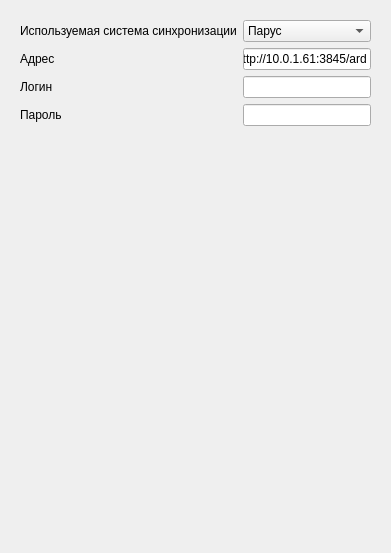
     <widget class="QWidget" name="tabPersonSync">
      <attribute name="title">
       <string>Синхронизация сотрудников</string>
      </attribute>
      <layout class="QGridLayout" name="gridLayout_23">
       <item row="1" column="1" colspan="2">
        <spacer name="verticalSpacer_10">
         <property name="orientation">
          <enum>Qt::Vertical</enum>
         </property>
         <property name="sizeHint" stdset="0">
          <size>
           <width>20</width>
           <height>407</height>
          </size>
         </property>
        </spacer>
       </item>
       <item row="0" column="0" colspan="3">
        <widget class="QWidget" name="grpPersonSync" native="true">
         <layout class="QGridLayout" name="gridLayout_21">
          <item row="0" column="0">
           <widget class="QLabel" name="label_4">
            <property name="text">
             <string>Используемая система синхронизации</string>
            </property>
           </widget>
          </item>
          <item row="3" column="2">
           <widget class="QLineEdit" name="edtPersonSyncPassword"/>
          </item>
          <item row="3" column="0">
           <widget class="QLabel" name="lblPersonSyncPassword">
            <property name="text">
             <string>Пароль</string>
            </property>
           </widget>
          </item>
          <item row="1" column="2">
           <widget class="QLineEdit" name="edtPersonSyncUrl">
            <property name="text">
             <string>http://10.0.1.61:3845/ard</string>
            </property>
           </widget>
          </item>
          <item row="1" column="0">
           <widget class="QLabel" name="lblPersonSyncUrl">
            <property name="text">
             <string>Адрес</string>
            </property>
           </widget>
          </item>
          <item row="2" column="0">
           <widget class="QLabel" name="lblPersonSyncLogin">
            <property name="text">
             <string>Логин</string>
            </property>
           </widget>
          </item>
          <item row="2" column="2">
           <widget class="QLineEdit" name="edtPersonSyncLogin"/>
          </item>
          <item row="0" column="2">
           <widget class="QComboBox" name="cmbPersonSyncService">
            <item>
             <property name="text">
              <string>Парус</string>
             </property>
            </item>
            <item>
             <property name="text">
              <string>1С-Кадры (ДККБ)</string>
             </property>
            </item>
           </widget>
          </item>
         </layout>
        </widget>
       </item>
      </layout>
     </widget>
